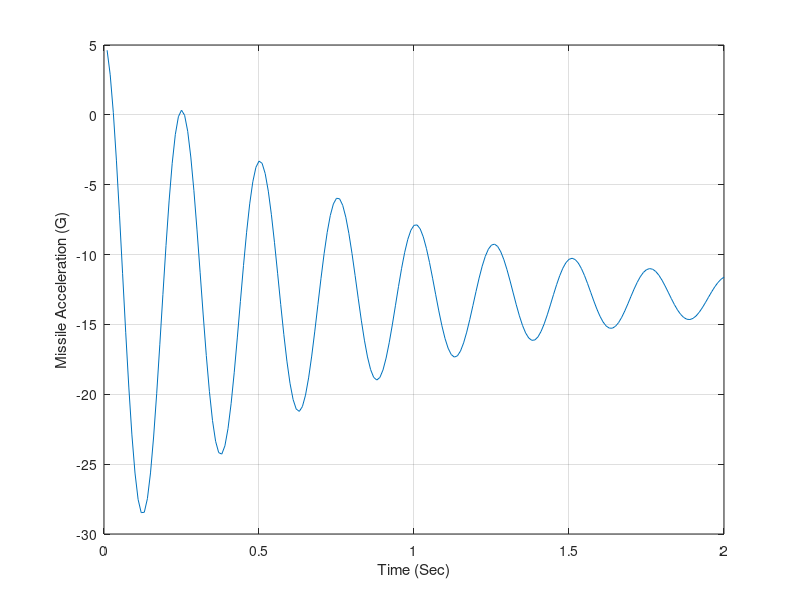

Reproduce this figure in MATLAB.
clear
n=0.;
VM=3000.;
DEL=5./57.3;
ALT=0.;
A=1000.;
DIAM=1.;
FR=3.;
XL=20.;
CTW=0.;
CRW=6.;
HW=2.;
CTT=0.;
CRT=2.;
HT=2.;
XN=4.;
XCG=10.;
XHL=19.5;
WGT=1000.;
if ALT<=30000.
	RHO=.002378*exp(-ALT/30000.);
else
	RHO=.0034*exp(-ALT/22000.);
end
SWING=.5*HW*(CTW+CRW);
STAIL=.5*HT*(CTT+CRT);
SREF=3.1416*DIAM*DIAM/4.;
XLP=FR*DIAM;
SPLAN=(XL-XLP)*DIAM+1.33*XLP*DIAM/2.;
XCPN=2*XLP/3;
AN=.67*XLP*DIAM;
AB=(XL-XLP)*DIAM;
XCPB=(.67*AN*XLP+AB*(XLP+.5*(XL-XLP)))/(AN+AB);
XCPW=XLP+XN+.7*CRW-.2*CTW;
XMACH=VM/A;
XIYY=WGT*(3*((DIAM/2)^2)+XL*XL)/(12*32.2);
TMP1=(XCG-XCPW)/DIAM;
TMP2=(XCG-XHL)/DIAM;
TMP3=(XCG-XCPB)/DIAM;
TMP4=(XCG-XCPN)/DIAM;
B=sqrt(XMACH^2-1);
Q=.5*RHO*VM*VM;
Y1=2*TMP4+8*SWING*TMP1/(B*SREF)+8*STAIL*TMP2/(B*SREF);
Y2=1.5*SPLAN*TMP3/SREF;
Y3=8*STAIL*TMP2*DEL/(B*SREF);
ALFTR=(-Y1-sqrt(Y1*Y1-4.*Y2*Y3))/(2*Y2);
CNA=2+1.5*SPLAN*ALFTR/SREF+8*SWING/(B*SREF)+8*STAIL/(B*SREF);
CND=8*STAIL/(B*SREF);
CMAP=2*TMP4+1.5*SPLAN*ALFTR*TMP3/SREF+8*SWING*TMP1/(B*SREF);
CMA=CMAP+8*STAIL*TMP2/(B*SREF);
CMD=8*STAIL*TMP2/(B*SREF);
XMA=Q*SREF*DIAM*CMA/XIYY;
XMD=Q*SREF*DIAM*CMD/XIYY;
ZA=-32.2*Q*SREF*CNA/(WGT*VM);
ZD=-32.2*Q*SREF*CND/(WGT*VM);
WZ=sqrt((XMA*ZD-ZA*XMD)/ZD);
WAF=sqrt(-XMA);
ZAF=.5*WAF*ZA/XMA;
XK1=-VM*(XMA*ZD-XMD*ZA)/(1845*XMA);
XK2=XK1;
TA=XMD/(XMA*ZD-XMD*ZA);
XK3=1845*XK1/VM;
E=0.;
ED=0.;
T=0;
H=.0025;
S=0;
while T<1.99999
	EOLD=E;
	EDOLD=ED;
	STEP=1;
	FLAG=0;
   	while STEP<=1
      		if FLAG==1
         		STEP=2;
			E=E+H*ED;
			ED=ED+H*EDD;
			T=T+H;
		end
		EDD=WAF*WAF*(DEL*57.3-E-2.*ZAF*ED/WAF);
 		XNL=XK1*(E-EDD/WZ^2);
 		THD=XK3*(E+TA*ED);
       		FLAG=1;
    	end
    	FLAG=0;
    	E=.5*(EOLD+E+H*ED);
    	ED=.5*(EDOLD+ED+H*EDD);
    	S=S+H;
    	if S>=.0099999
		S=0.;
		n=n+1;
		ArrayT(n)=T;
		ArrayXNL(n)=XNL;
		ArrayTHD(n)=THD;
	end
end
figure
plot(ArrayT,ArrayXNL),grid
xlabel('Time (Sec)')
ylabel('Missile Acceleration (G)')
clc
output=[ArrayT',ArrayXNL',ArrayTHD'];
save datfil.txt output  -ascii
disp 'simulation finished'
